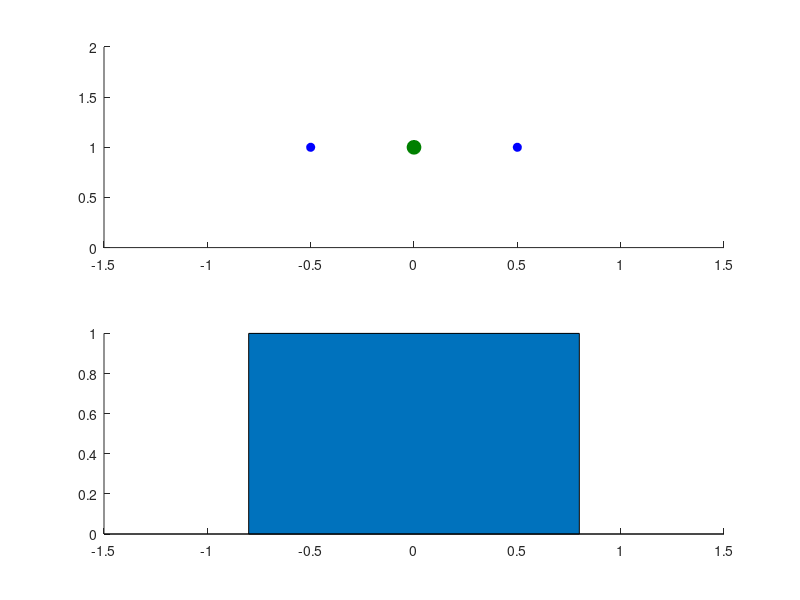

The MATLAB source for this figure:
## -*- texinfo -*-
## @deftypefn  {Function File} {} galtonbox ( @var{LEVEL}, @var{BALLS}, @var{INTERVAL})
## Plot galton box.
## @var{LEVEL} means how many levels. ( Default: 1)
## @var{BALLS} means how many balls. ( Default: 1)
## @var{INTERVAL} means interval between each frame in seconds. If omitted or 0, no animation.

function galtonbox ( varargin)

    nargs = nargin;
    LEVEL = 1;
    BALLS = 1;
    INTERVAL = 0;

    % check LEVEL arg
    if nargs > 0
        LEVEL = varargin{1};
        if !is_positive_scalar_integer( LEVEL)
            error("galtonbox: LEVEL should be a positive integer");
        end
    end

    % check BALLS arg
    if nargs > 1
        BALLS = varargin{2};
        if !is_positive_scalar_integer( BALLS)
            error("galtonbox: BALLS should be a positive integer");
        end
    end

    % check INTERVAL arg
    if nargs > 2
        INTERVAL = varargin{3};
        if !( isscalar( INTERVAL) && isreal( INTERVAL) && INTERVAL >= 0)
            error("galtonbox: INTERVAL should be a non-negative real number");
        end
    end

    enableAnimate = ( INTERVAL != 0);


    ballStartXPos = unitBallPositions( LEVEL, LEVEL);
    ballLastXPos = unitBallPositions( 1, LEVEL);
    assert( length( ballStartXPos) == 1);
    ballStartPos = [ ballStartXPos( 1) LEVEL];

    % Data for bar graph
    % barX is ballLastXPos
    barY = zeros( 1, length( ballLastXPos));

    % create a new figure
    fh = figure;

    % create box plot
    boxH = subplot( 2, 1, 1);
    hold( boxH, 'on');

    % plot levels
    pointInterval = 1;
    xAxisLim = plotLevels( boxH, LEVEL, pointInterval);
    % plot ball with ballPos
    darkGreen = [ 0 0.5 0];
    ballPos = ballStartPos;
    ballH = plot( boxH, ballPos( 1), ballPos( 2), 'o', ...
                    'MarkerFaceColor', darkGreen, 'MarkerEdgeColor', darkGreen, 'MarkerSize', 10);
    set( ballH, 'XDataSource', 'ballPos(1)');
    set( ballH, 'YDataSource', 'ballPos(2)');

    % create bar plot
    barAxesH = subplot( 2, 1, 2);
    hold( barAxesH, 'on');
    xlim( barAxesH, xAxisLim);
    barH = bar( ballLastXPos, barY);
    set( barH, 'YDataSource', 'barY');


    % simulate fall of balls
    for eacBall = 1:BALLS
        ballFinalXPos = 0;

        if !enableAnimate
            ballFinalXPos = unitBallPath( LEVEL, ballStartPos);
        else
            [ ballFinalXPos ballPath] = unitBallPath( LEVEL, ballStartPos);
            for eachPos = 1 : size( ballPath, 2)
                ballPos = ballPath( :, eachPos)';
                pause( INTERVAL);
                refreshdata( fh, 'caller'); 
                drawnow;
            end
        end

        % update barY
        barYIdx = find( ballLastXPos == ballFinalXPos);
        if !isempty( barYIdx)
            assert( isscalar( barYIdx));
            barY( barYIdx) += 1;
        end

        % Update ball and bar
        if enableAnimate
            pause( INTERVAL);
            refreshdata( fh, 'caller'); 
            drawnow;
        end
    end

    % Finally, draw the ultimate graph
    refreshdata( fh, 'caller');
end


function tf = is_positive_scalar_integer( val)
    tf = isscalar( val) && isnumeric( val) && fix( val) == val && val > 0;
end

% return X limit of the graph
% SP: start point of the ball, in unit position
% FXP: final possible x positions of the ball, in unit position
function XLIM = plotLevels( AXH, LEVELS, POINT_INTERVAL)
    for level = LEVELS : -1 : 1;
        unitXPos = unitXPositions( level, LEVELS); 
        xPos = unitXPos .* POINT_INTERVAL;
        yPos = level .* POINT_INTERVAL;

        pointColor = 'b';
        if mod( level, 2) == 0
            pointColor = 'r';
        end

        plot( AXH, xPos, yPos, 'o', 'MarkerEdgeColor', pointColor, 'MarkerFaceColor', pointColor);
    end
    % set axis limit
    xPos = unitXPositions( 1, LEVELS) .* POINT_INTERVAL;
    xPosMin = xPos(1) - POINT_INTERVAL;
    xPosMax = xPos( end) + POINT_INTERVAL;
    yPosMin = 0;
    yPosMax = (LEVELS + 1) * POINT_INTERVAL;
    axis( [ xPosMin xPosMax yPosMin yPosMax]);
    XLIM = [ xPosMin xPosMax];
end


% return unit positions of points with given level and total level
function XPOS = unitXPositions( CUR_LEVEL, TOTAL_LEVEL)
    % unit x pos starts from 0
    unitLastXPos = TOTAL_LEVEL - CUR_LEVEL + 1;
    unitXPos = 0 : 1 : unitLastXPos;
    unitXPos -= unitLastXPos / 2;
    XPOS = unitXPos;
end

% return all possible unix X positions of a ball with given level and total level
function BPOS = unitBallPositions( CUR_LEVEL, TOTAL_LEVEL)
    unitXPos = unitXPositions( CUR_LEVEL, TOTAL_LEVEL);
    assert( length( unitXPos) >= 2, 'unitXPos must >= 2');
    % For adjacent x pos we calculate "( x0 + x1) / 2"
    adjXPos = [ unitXPos( 1 : (end - 1)) ; unitXPos( 2 : end)];
    BPOS = sum( adjXPos) / 2;
end

% Calculate path of the ball, based on start position
% FXP = unitBallPath( START_POS);
% [FXP BPATH] = unitBallPath( START_POS);
%
% With only one return value, the final x position of the ball is stored in FXP.
% With two return values, BPATH contains all positions of the ball, including the start and final positions.
% Each position are stored in column.
function [FXP, BPATH] = unitBallPath( TOTAL_LEVEL, START_POS)
    assert( nargout <= 2);
    nOutputs = nargout;

    % get a series of random numbers
    % get random number in ( -0.5, 0.5)
    randMove = rand( 1, TOTAL_LEVEL - 1) - 0.5;
    % get [-0.5, +0.5] series.
    randMove = sign(( randMove >= 0) - 0.5) * 0.5;
    
    % calculate final x position
    xStart = START_POS( 1);
    FXP = xStart + sum( randMove);


    if nOutputs > 1
        % For start/final position random move should be zero
        randMove = [ 0 randMove 0];
        % Update x path
        xPath = zeros( 1, TOTAL_LEVEL + 1);
        assert( length( xPath) == length( randMove));

        xPath( 1) = xStart;
        for eachIdx = 2 : length( xPath)
            xPath( eachIdx) = xPath( eachIdx - 1) + randMove( eachIdx);
        end
        assert( xPath( end) == FXP);

        % Update y path
        yStart = START_POS( 2);
        yPath = yStart : -1 : 0;
        
        BPATH = [ xPath; yPath];
    end
end
